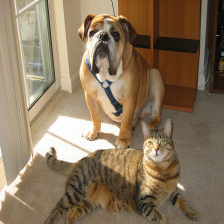
#> input picture Speech/KWS/test/both.png, 224 x 224 px, given as the content of the folder yuan2/data/image/RM_DSLJ_detection/rubbish_img/jpg/select_2/, which was not available
$ python test.py   (older library calls are emulated)
#> lines starting #> are read from the running program, lines starting #| are printed output that depends on the picture; after the words box and inside, x2 and y2 are one past the last pixel; in counts of white or black regions, pixels touching at a corner belong together; pictures that were not available may be replaced by others from this repository, and a replacement may not be noted
import argparse
from tkinter import Y
import cv2
import numpy as np
import os


# [499 lines left out: functions absdiff, harris, shi_tomas, shi_tomas_subpix, fast_corner, corner and 6 more, not called in this run]


def static_saliency(args):

    if not os.path.exists(args.output_dir):
        os.makedirs(args.output_dir)

    img_list = os.listdir(args.input_dir)
    img_list.sort()

    # init
    size_thres = [200, 70000]

    for idx in range(len(img_list)):

        img_name = img_list[idx]
        img_path = os.path.join(args.input_dir, img_name)

        if 'base' not in img_name:

            # load the input image
            ori_img = cv2.imread(img_path)
#> ori_img is the input picture: shape (224, 224, 3); mean B, G, R 92.6, 116.8, 136.1

            # initialize OpenCV's static saliency spectral residual detector and
            # compute the saliency map
            saliency = cv2.saliency.StaticSaliencySpectralResidual_create()
            (success, saliencyMap) = saliency.computeSaliency(ori_img)
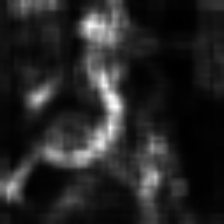
#> saliencyMap: shape (224, 224) float32; min 0.00245, max 0.992, mean 0.147
#> success = True
            saliencyMap = (saliencyMap * 255).astype("uint8")

            output_saliency_map_path = os.path.join(args.output_dir, img_name.replace('.jpg', '_StaticSaliencySpectralResidual_create.jpg'))
            cv2.imwrite(output_saliency_map_path, saliencyMap)

            # initialize OpenCV's static fine grained saliency detector and
            # compute the saliency map
            saliency = cv2.saliency.StaticSaliencyFineGrained_create()
            (success, saliencyMap) = saliency.computeSaliency(ori_img)
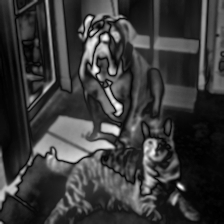
#> saliencyMap: shape (224, 224) float32; min 0, max 1, mean 0.224
            saliencyMap = (saliencyMap * 255).astype("uint8")

            output_saliency_map_path = os.path.join(args.output_dir, img_name.replace('.jpg', '_StaticSaliencyFineGrained_create.jpg'))
            cv2.imwrite(output_saliency_map_path, saliencyMap)

            # if we would like a *binary* map that we could process for contours,
            # compute convex hull's, extract bounding boxes, etc., we can
            # additionally threshold the saliency map
            threshMap = cv2.threshold(saliencyMap, 0, 255,
                cv2.THRESH_BINARY | cv2.THRESH_OTSU)[1]
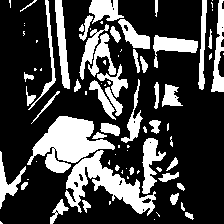
#> threshMap: shape (224, 224); 27.3% white; 85 white regions (39 under 20 px), largest, box (x1, y1, x2, y2) and area: (27, 116, 115, 173) 2443, (65, 150, 156, 216) 2119, (55, 0, 70, 89) 662

            output_saliency_map_path = os.path.join(args.output_dir, img_name.replace('.jpg', '_threshMap.jpg'))
            cv2.imwrite(output_saliency_map_path, threshMap)

            # [54 lines of commented-out code are left out]


def test(args):

    # [4 lines of commented-out code are left out]
    static_saliency(args)


if __name__ == "__main__":

    parser = argparse.ArgumentParser()
    args = parser.parse_args()

    args.input_dir = "/mnt/huanyuan2/data/image/RM_DSLJ_detection/rubbish_img/jpg/select_2/"
    args.output_dir = "/mnt/huanyuan2/data/image/RM_DSLJ_detection/test_res/"

    test(args)
